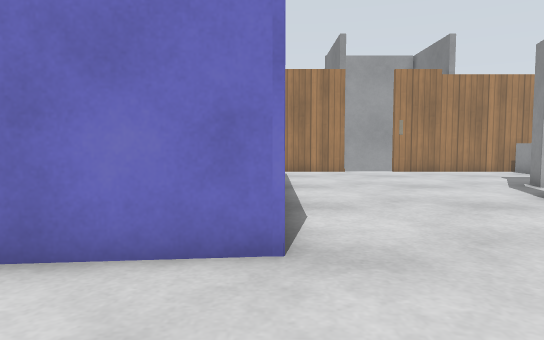
view 1 (above)

20 first-person views from a walk through a world built for the Gazebo simulator. The camera is 0.72 m above the floor, tilts 4° down and sees 70° across. The floor is counted in squares, 0.5 m on a side. Each view is taken from the middle of a square. On the plan, view 1 faces up. The plan holds only what a view shows up to about 16 squares ahead; the rest is blank. The place goes on beyond the plan. Simple patterns stand in for the simulator's built-in surfaces. Simple shapes stand in for some stock models. Surface patterns are stand-ins for the level's own textures.

view 2
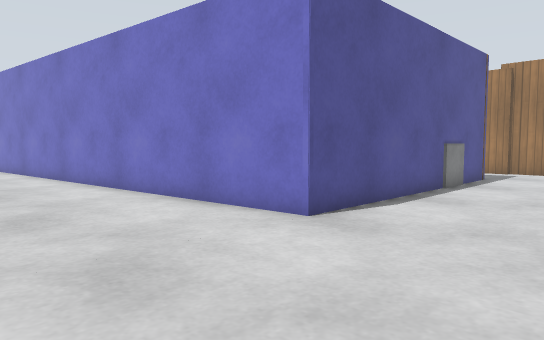

view 3
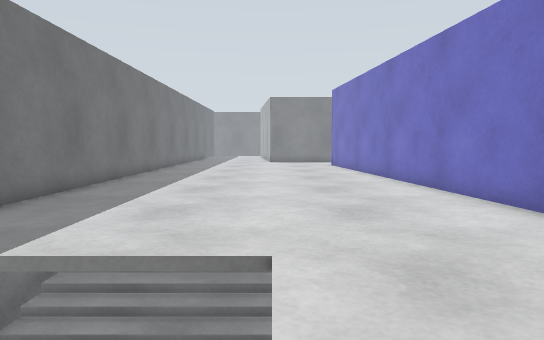

view 4
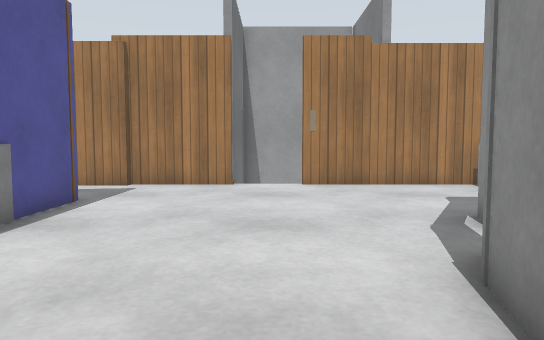

view 5
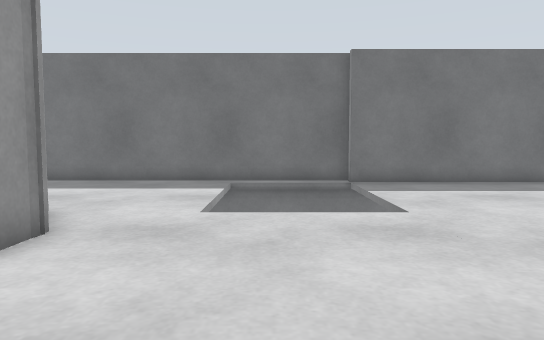

view 6
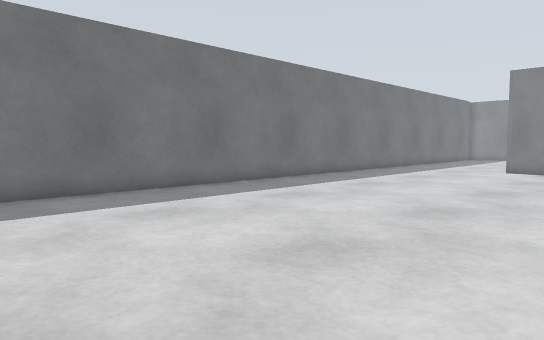

view 7
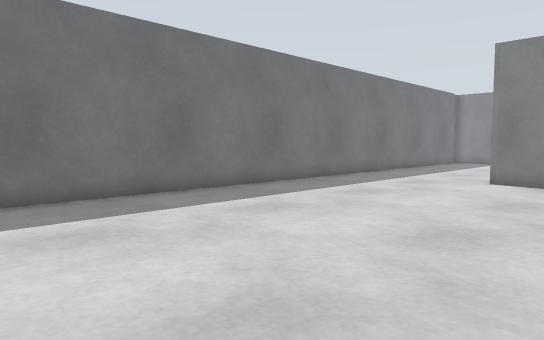

view 8
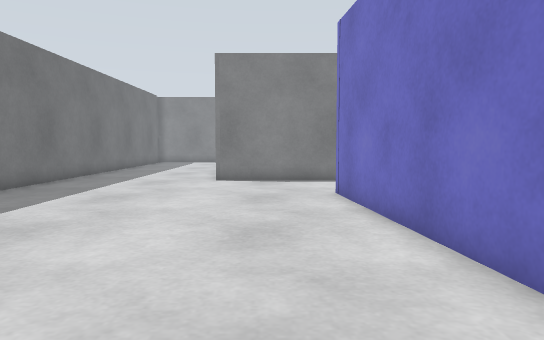

view 9
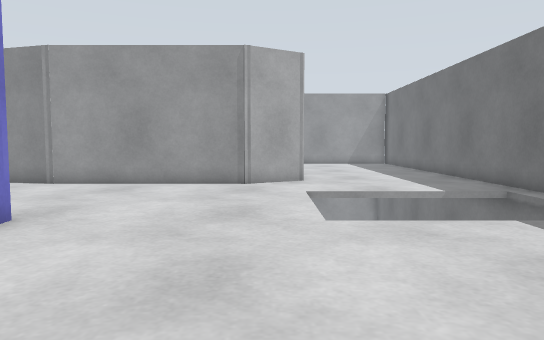

view 10
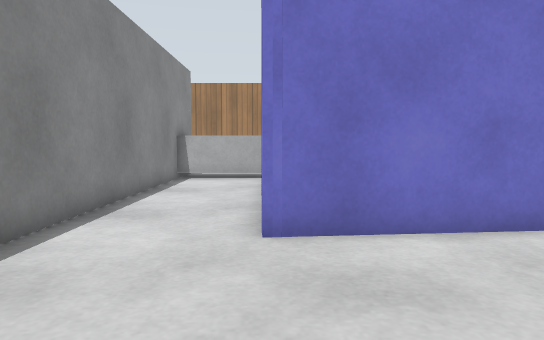

view 11
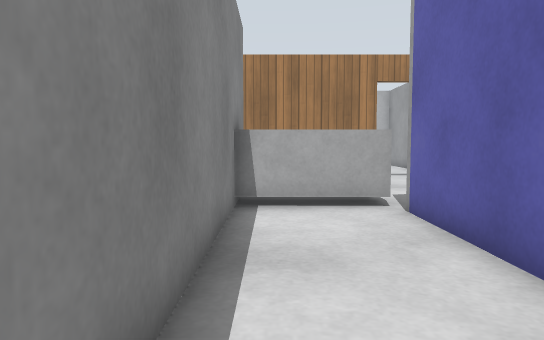

view 12
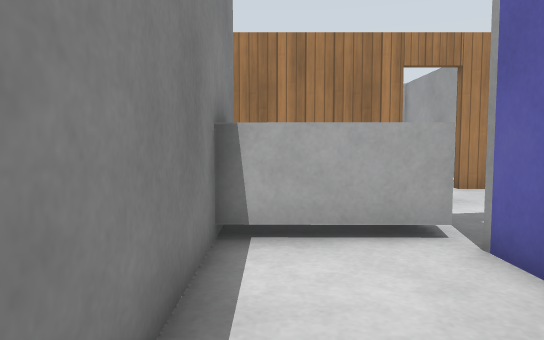

view 13
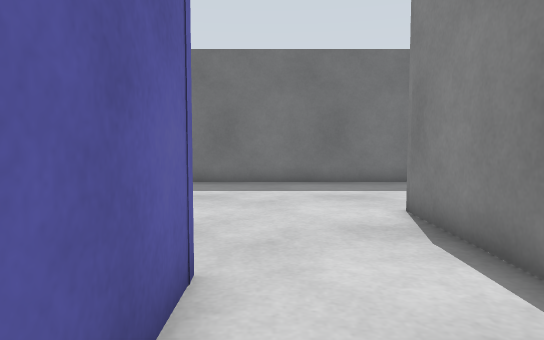

view 14
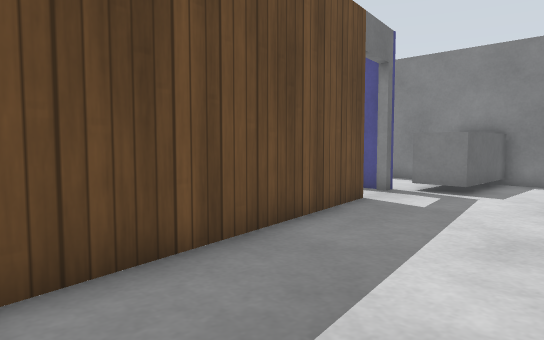

view 15
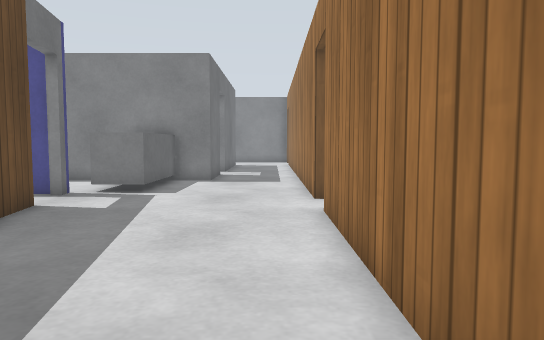

view 16
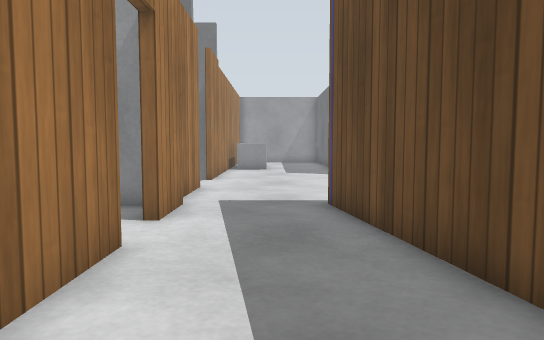

view 17
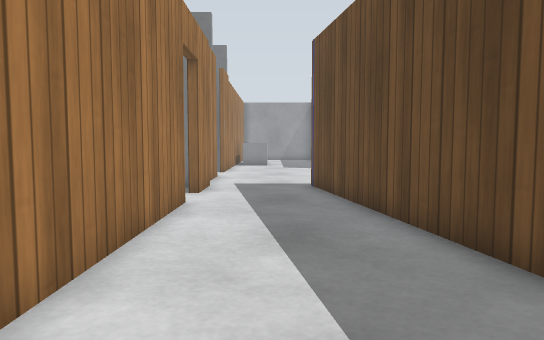

view 18
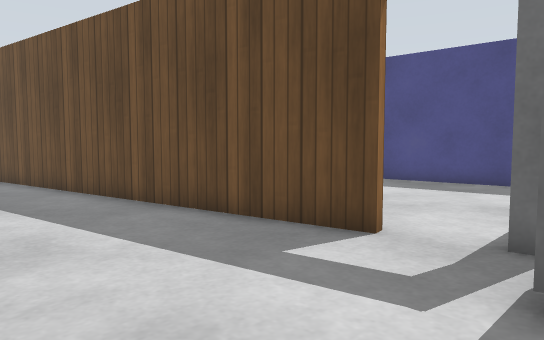

view 19
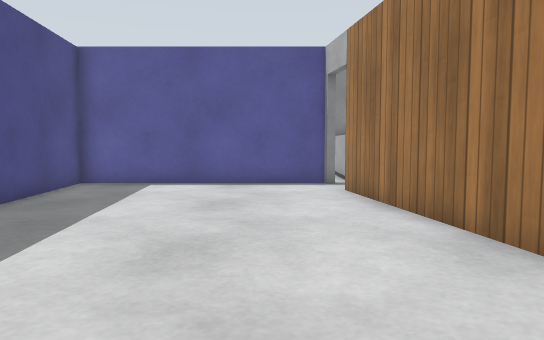

view 20
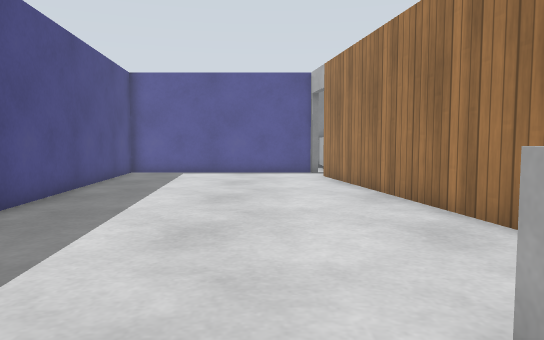

### Floor plan
Ten units are one square. View 1 is at (0, 0); x grows to the right and y downward. Boxes are objects, and circles mark ways between rooms. Rooms are numbered by the first view taken in them; rooms with no view inside come last. Other rooms are left out.
<svg viewBox="-260 -198 370 282">
<path fill="none" stroke="#000" d="M0 79 105 79M66 -76 73 -102M79 13 66 -8 66 -80M-13 -154 2 -157 2 -49 -201 -28M-198 -29 -201 -29M86 -124 89 -128M88 -127 91 -136M1 -191 -19 -191M37 -193 0 -193M-238 -24 -238 13M105 -193 60 -193M-255 72 2 72M-179 -125 -13 -154M-189 -191 -250 -191M-201 -80 -201 -121 -196 -122M-250 -157 -238 -157 -238 -24M-201 -29 -201 -59M-36 -191 -172 -191M-69 -142 -178 -122M-198 -120 -198 -32 -91 -42"/>
<rect x="-5" y="-125" width="10" height="10" fill="#bbb"><title>grey box</title></rect>
<rect x="-235" y="-145" width="40" height="20" fill="#bbb"><title>grey box</title></rect>
<rect x="-35" y="-125" width="10" height="10" fill="#bbb"><title>grey box</title></rect>
<circle cx="-15" cy="-175" r="3" fill="#2a7"/>
<circle cx="-220" cy="-20" r="3" fill="#2a7"/>
<circle cx="-190" cy="-120" r="3" fill="#2a7"/>
<text x="-40" y="-20">1</text>
<text x="-160" y="-140">2</text>
<text x="-100" y="-90">3</text>
</svg>
Room 1 opens to room 2. Room 2 opens to room 3.

Where each view was taken, in squares from view 1:
view 1: 0 up, 0 right, facing up
view 2: 1 down, 5 right, facing up-left
view 3: 1 down, 5 right, facing left
view 4: 6 up, 5 right, facing up
view 5: 7 up, 3 right, facing down
view 6: 4 up, 3 left, facing down-left
view 7: 3 up, 9 left, facing down-left
view 8: 1 up, 9 left, facing left
view 9: 0 up, 7 left, facing right
view 10: 3 down, 20 left, facing up
view 11: 4 up, 23 left, facing up
view 12: 7 up, 23 left, facing up
view 13: 7 up, 21 left, facing down
view 14: 18 up, 9 left, facing down-left
view 15: 18 up, 9 left, facing left
view 16: 17 up, 9 left, facing right
view 17: 17 up, 13 left, facing right
view 18: 18 up, 21 left, facing down-right
view 19: 10 up, 6 left, facing left
view 20: 10 up, 1 left, facing left
